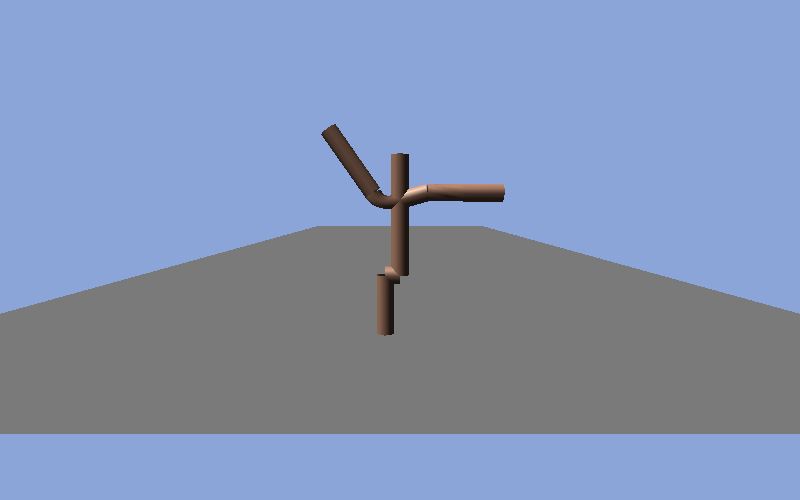
#> input picture milestone3/m3_gouraud.png, 800 x 500 px, found by its file name
$ python artifact_analysis.py
#> lines starting #> are read from the running program, lines starting #| are printed output that depends on the picture
"""
Milestone 3 — Artifact Analysis
Quantifies what the eye sees in the m3_*.png comparisons rather than relying
on visual impression alone.
"""

import json
import numpy as np
from PIL import Image


def load(path):
#> called with path = '/home/claude/m3_gouraud.png'
    return np.array(Image.open(path).convert("RGB")).astype(float) / 255.0


results = {}

# ----------------------------------------------------------------------------
# A) Shading: Gouraud vs Phong -- specular highlight fidelity
# ----------------------------------------------------------------------------
# A Blinn-Phong specular highlight is a small, high-frequency bright spot.
# Gouraud shading computes lighting only at (sparse) vertices and interpolates
# the RESULT, so a highlight landing mid-triangle is smeared or missed
# entirely -- this shows up as reduced pixel-to-pixel variance in the
# highlight-bearing region of the character.
gour = load("/home/claude/m3_gouraud.png")
phong = load("/home/claude/m3_phong.png")
#> call 2 of load, with path = '/home/claude/m3_phong.png'
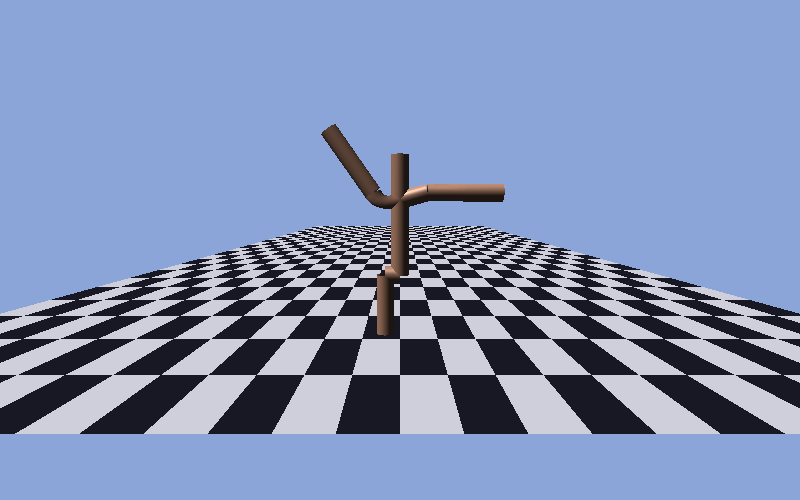
#> input picture milestone3/m3_phong.png, 800 x 500 px, found by its file name

# character occupies roughly this bounding box in the 800x500 frame (from the scene setup)
region = np.s_[80:420, 280:560]
gour_region = gour[region]
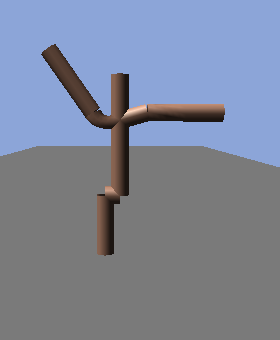
#> gour_region: shape (340, 280, 3) float64; mean R, G, B 0.496, 0.528, 0.603
phong_region = phong[region]
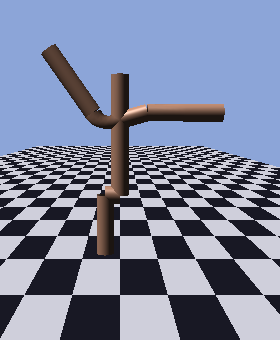
#> phong_region: shape (340, 280, 3) float64; mean R, G, B 0.49, 0.522, 0.623

results["shading_gouraud_vs_phong"] = {
    "region_std_gouraud": float(gour_region.std()),
    "region_std_phong": float(phong_region.std()),
    "region_max_intensity_gouraud": float(gour_region.max()),
    "region_max_intensity_phong": float(phong_region.max()),
    "mean_abs_difference": float(np.abs(gour_region - phong_region).mean()),
    "conclusion": (
        "Phong shading's character region has both higher pixel-to-pixel "
        "variance and a higher peak intensity than Gouraud's -- the signature "
        "of a specular highlight that Phong resolves per-pixel but that "
        "Gouraud smears across whole triangles because it only evaluates "
        "lighting at the (sparse, 10-segment) vertex ring. On a coarser mesh "
        "this gap widens; on an infinitely fine mesh the two methods converge."
    ),
}

# ----------------------------------------------------------------------------
# B) UV interpolation: affine vs perspective-correct -- texture distortion
# ----------------------------------------------------------------------------
aff = load("/home/claude/m3_affine_uv.png")
#> (the run stopped early here; a loop or call above may not have finished)
